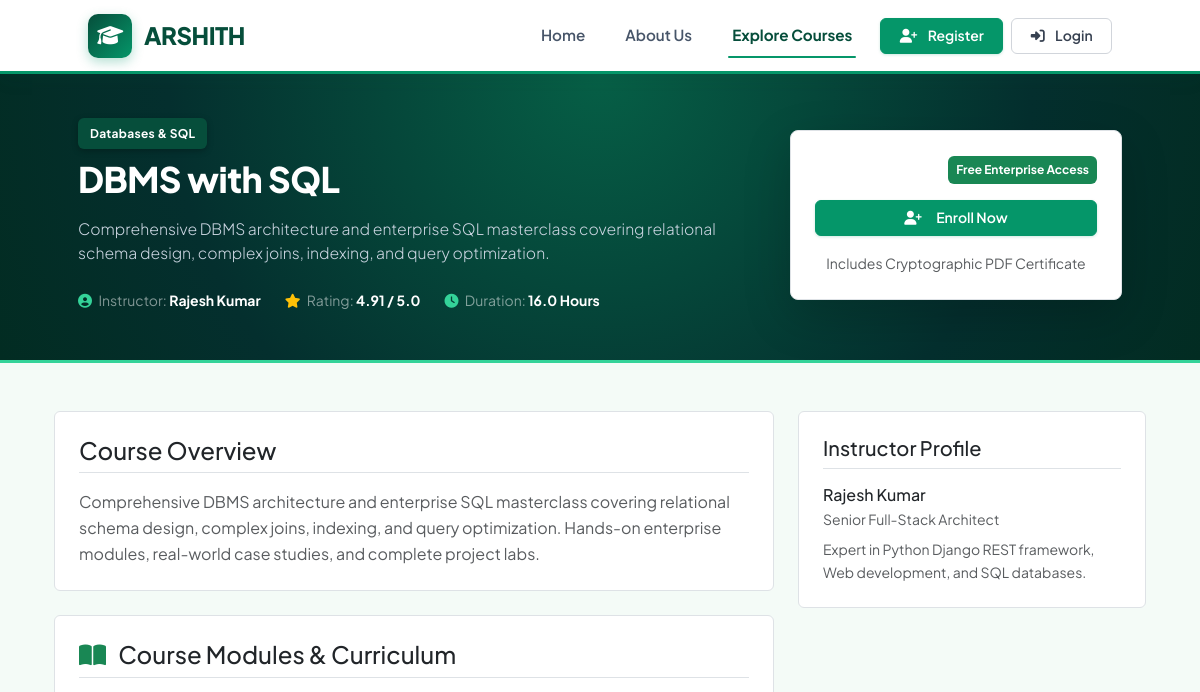
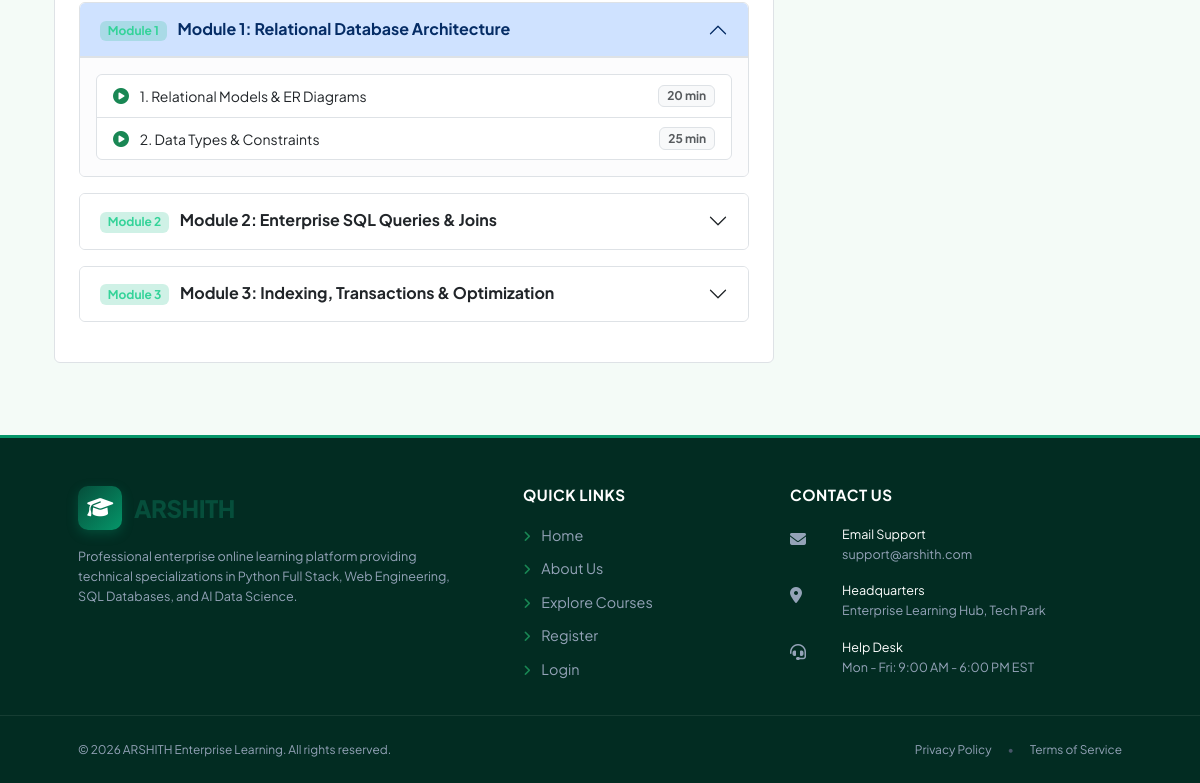
The page /courses/dbms-with-sql/ on the database as committed earlier (2 pictures, top to bottom).
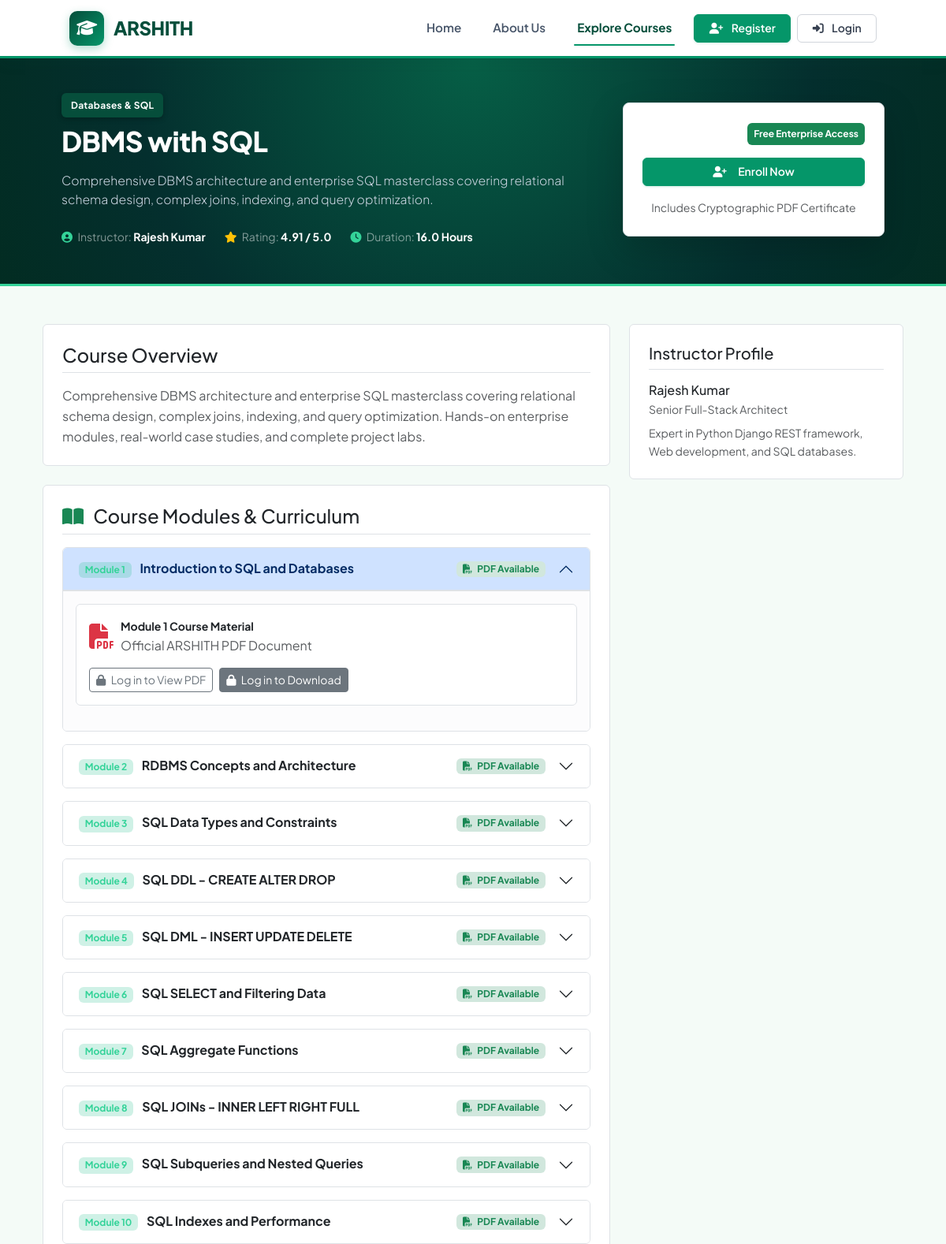
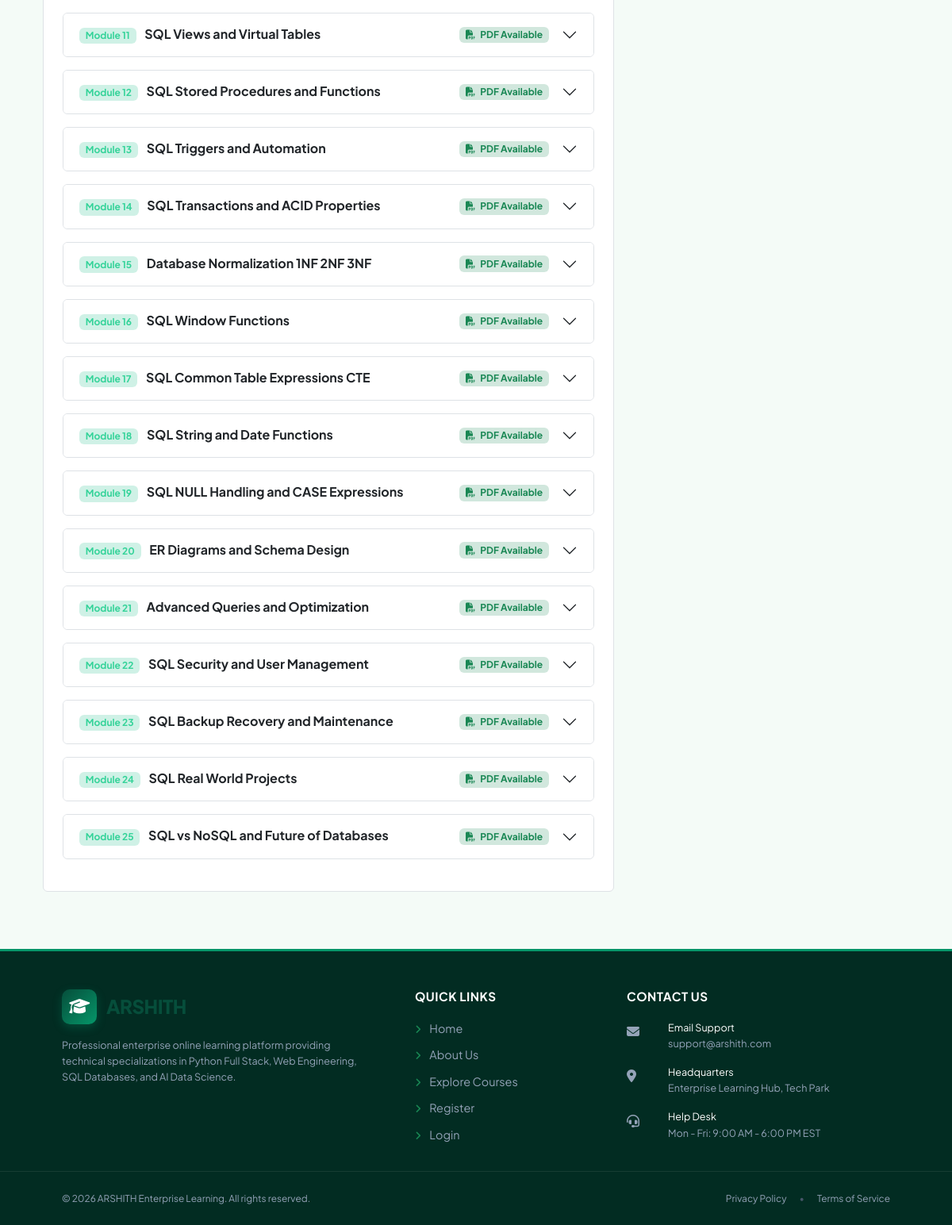
The same page on the database as committed later (2 pictures, top to bottom).
### apps/courses/models.py (models this page shows, shortened)
class Module(models.Model):
    course = models.ForeignKey(Course, on_delete=models.CASCADE, related_name='modules')
    title = models.CharField(max_length=255)
    description = models.TextField(blank=True, null=True)
    order = models.PositiveIntegerField(default=1)
    pdf_file = models.FileField(upload_to='courses/modules/pdf/', blank=True, null=True)
    class Meta:
        ordering = ['order']

class Lesson(models.Model):
    module = models.ForeignKey(Module, on_delete=models.CASCADE, related_name='lessons')
    title = models.CharField(max_length=255)
    description = models.TextField(blank=True, null=True)
    content_html = models.TextField(default='Lesson content...')
    video_url = models.URLField(blank=True, null=True)
    duration_minutes = models.PositiveIntegerField(default=15)
    order = models.PositiveIntegerField(default=1)
    is_free_preview = models.BooleanField(default=False)
    is_published = models.BooleanField(default=True)
    class Meta:
        ordering = ['order']

### apps/core/views.py (the view)
# urls.py: path('courses/<str:slug_or_id>/', course_detail_view, name='course-detail'),
def course_detail_view(request, slug_or_id):
    if str(slug_or_id).isdigit():
        course = get_object_or_404(Course, id=int(slug_or_id))
    else:
        course = get_object_or_404(Course, slug=slug_or_id)
    is_enrolled = False
    if request.user.is_authenticated:
        is_enrolled = Enrollment.objects.filter(user=request.user, course=course).exists()
    return render(request, 'public/course_detail.html', {
        'course': course,
        'is_enrolled': is_enrolled
    })

### apps/core/context_processors.py (called while the page is built)
def global_context(request):
    return {
        'site_name': 'Arshith Springboard Enterprise',
        'site_tagline': 'Digital Learning Platform inspired by Infosys Springboard',
        'nav_categories': Category.objects.all()[:8]
    }

### templates/public/course_detail.html (shortened to what the changed rows need)
{% extends 'base.html' %}
{% load static %}
{% block content %}
<section class="hero-emerald-banner py-5">
  <div class="container px-lg-5">
    <div class="row align-items-center g-4">
      <div class="col-lg-8">
        <h1 class="h2 font-weight-bold text-white mb-3">{{ course.title }}</h1>
      </div>
    </div>
  </div>
</section>
<div class="container px-lg-4 py-5">
  <div class="row g-4">
    <div class="col-lg-8">
      <div class="p-4 bg-white rounded border mb-4">
        <div class="accordion" id="curriculumAccordion">
          {% for module in course.modules.all %}
            <div class="accordion-item mb-3 border rounded overflow-hidden shadow-xs">
              <h2 class="accordion-header" id="heading{{ module.id }}">
                <button class="accordion-button font-weight-bold {% if not forloop.first %}collapsed{% endif %}" type="button" data-bs-toggle="collapse" data-bs-target="#collapse{{ module.id }}">
                  <div class="d-flex justify-content-between align-items-center w-100 me-3">
                    <div>
                      <span class="badge bg-emerald-light text-dark me-2">Module {{ module.order }}</span>
                      <strong>{{ module.title }}</strong>
                    </div>
                    {% if module.pdf_file %}
                      <span class="badge bg-success-subtle text-success small"><i class="fa-solid fa-file-pdf me-1"></i> PDF Available</span>
                    {% endif %}
                  </div>
                </button>
              </h2>
              <div id="collapse{{ module.id }}" class="accordion-collapse collapse {% if forloop.first %}show{% endif %}" data-bs-parent="#curriculumAccordion">
                <div class="accordion-body bg-light-subtle p-3 border-top">
                  {% if module.pdf_file %}
                    <div class="p-3 bg-white border rounded d-flex flex-wrap align-items-center justify-content-between gap-3 mb-3">
                      <div class="d-flex align-items-center gap-2">
                        <i class="fa-solid fa-file-pdf text-danger fa-2x"></i>
                        <div>
                          <strong class="small text-dark d-block">Module {{ module.order }} Course Material</strong>
                          <span class="x-small text-muted">Official ARSHITH PDF Document</span>
                        </div>
                      </div>
                      <div class="d-flex align-items-center gap-2">
                        {% if user.is_authenticated %}
                          <a href="{% url 'view_module_pdf' module.id %}" target="_blank" class="btn btn-sm btn-outline-success">
                            <i class="fa-solid fa-eye me-1"></i> View PDF
                          </a>
                          <a href="{% url 'download_module_pdf' module.id %}" class="btn btn-sm btn-arshith-reg">
                            <i class="fa-solid fa-download me-1"></i> Download
                          </a>
                        {% else %}
                          <a href="{% url 'login' %}?next={{ request.path }}" class="btn btn-sm btn-outline-secondary" title="Login to view PDF">
                            <i class="fa-solid fa-lock me-1"></i> Log in to View PDF
                          </a>
                          <a href="{% url 'login' %}?next={{ request.path }}" class="btn btn-sm btn-secondary" title="Login to download PDF">
                            <i class="fa-solid fa-lock me-1"></i> Log in to Download
                          </a>
                        {% endif %}
                      </div>
                    </div>
                  {% endif %}
                  {% if module.lessons.count > 0 %}
                    <ul class="list-group list-group-flush rounded border overflow-hidden">
                      {% for lesson in module.lessons.all %}
                        <li class="list-group-item d-flex justify-content-between align-items-center py-2 px-3 bg-white">
                          <div>
                            <i class="fa-solid fa-play-circle text-success me-2"></i>
                            <span class="small font-weight-bold text-dark">{{ lesson.title }}</span>
                          </div>
                          <span class="badge bg-light text-muted border">{{ lesson.duration_minutes }} min</span>
                        </li>
                      {% endfor %}
                    </ul>
                  {% endif %}
                </div>
              </div>
            </div>
          {% endfor %}
        </div>
      </div>
    </div>
  </div>
</div>
{% endblock %}

Rows that differ between the two databases and show on the page:
removed Module: order "1", title "Module 1: Relational Database Architecture"
removed Lesson: title "1. Relational Models & ER Diagrams", duration_minutes "20"
removed Lesson: title "2. Data Types & Constraints", duration_minutes "25"
removed Module: order "2", title "Module 2: Enterprise SQL Queries & Joins"
removed Module: order "3", title "Module 3: Indexing, Transactions & Optimization"
added Module: order "1", title "Introduction to SQL and Databases", shows "PDF Available"
added Module: order "2", title "RDBMS Concepts and Architecture", shows "PDF Available"
added Module: order "3", title "SQL Data Types and Constraints", shows "PDF Available"
added Module: order "4", title "SQL DDL - CREATE ALTER DROP", shows "PDF Available"
added Module: order "5", title "SQL DML - INSERT UPDATE DELETE", shows "PDF Available"
added Module: order "6", title "SQL SELECT and Filtering Data", shows "PDF Available"
added Module: order "7", title "SQL Aggregate Functions", shows "PDF Available"
added Module: order "8", title "SQL JOINs - INNER LEFT RIGHT FULL", shows "PDF Available"
added Module: order "9", title "SQL Subqueries and Nested Queries", shows "PDF Available"
added Module: order "10", title "SQL Indexes and Performance", shows "PDF Available"
added Module: order "11", title "SQL Views and Virtual Tables", shows "PDF Available"
added Module: order "12", title "SQL Stored Procedures and Functions", shows "PDF Available"
added Module: order "13", title "SQL Triggers and Automation", shows "PDF Available"
added Module: order "14", title "SQL Transactions and ACID Properties", shows "PDF Available"
added Module: order "15", title "Database Normalization 1NF 2NF 3NF", shows "PDF Available"
added Module: order "16", title "SQL Window Functions", shows "PDF Available"
added Module: order "17", title "SQL Common Table Expressions CTE", shows "PDF Available"
added Module: order "18", title "SQL String and Date Functions", shows "PDF Available"
added Module: order "19", title "SQL NULL Handling and CASE Expressions", shows "PDF Available"
added Module: order "20", title "ER Diagrams and Schema Design", shows "PDF Available"
added Module: order "21", title "Advanced Queries and Optimization", shows "PDF Available"
added Module: order "22", title "SQL Security and User Management", shows "PDF Available"
added Module: order "23", title "SQL Backup Recovery and Maintenance", shows "PDF Available"
added Module: order "24", title "SQL Real World Projects", shows "PDF Available"
added Module: order "25", title "SQL vs NoSQL and Future of Databases", shows "PDF Available"
